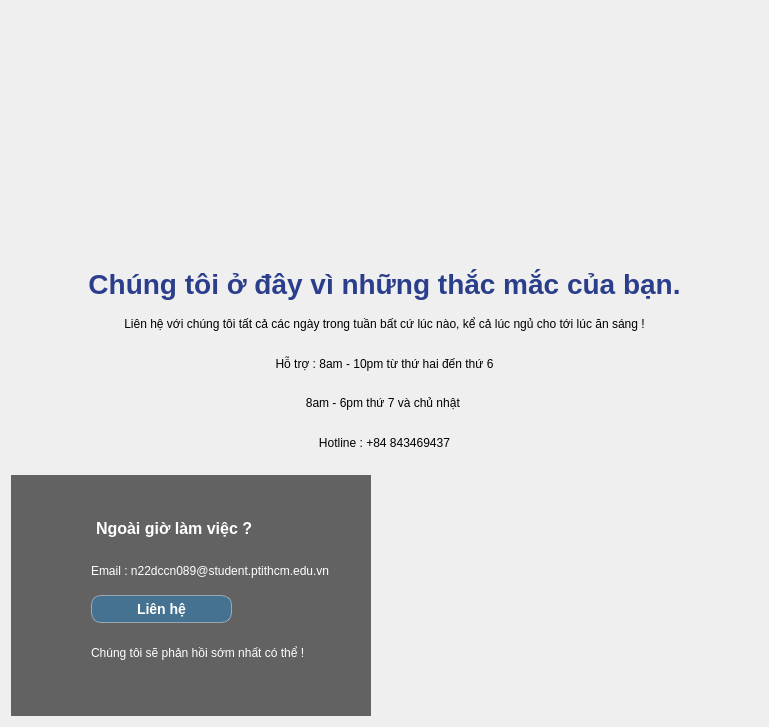
         <widget class="QWidget" name="page_lienhe">
          <layout class="QGridLayout" name="gridLayout_16">
           <item row="0" column="0">
            <widget class="QWidget" name="widget_13" native="true">
             <property name="minimumSize">
              <size>
               <width>747</width>
               <height>241</height>
              </size>
             </property>
             <property name="styleSheet">
              <string notr="true">border-image: url(:/icons/icon/Contact-Us.webp);
border-radius : 10px</string>
             </property>
            </widget>
           </item>
           <item row="1" column="0">
            <widget class="QWidget" name="widget_15" native="true">
             <property name="minimumSize">
              <size>
               <width>731</width>
               <height>211</height>
              </size>
             </property>
             <property name="styleSheet">
              <string notr="true">#widget_15 {
    background: qlineargradient(
        x1: 0, y1: 0,
        x2: 0, y2: 1,
        stop: 0 #dce3f5,       /* màu đầu - trắng hoặc rất nhạt */
        stop: 1  white        /* màu cuối - xanh lam nhạt hơn */
    );
    color: #1a237e;            /* Màu chữ xanh đậm hoặc đen */
    padding: 10px;             /* Khoảng cách chữ và viền */
    border-radius: 10px;        /* Bo góc nhẹ nếu thích */
}
</string>
             </property>
             <layout class="QGridLayout" name="gridLayout_13">
              <item row="0" column="0">
               <widget class="QLabel" name="label_30">
                <property name="styleSheet">
                 <string notr="true">QLabel {
    font-family: &quot;Segoe UI&quot;, &quot;Open Sans&quot;, sans-serif;
    font-weight: 600;         /* Hoặc 500 nếu bạn muốn mảnh hơn */
    font-size: 28px;
    color: #2b3e8c;           /* Màu xanh tím than như trong ảnh */
    qproperty-alignment: 'AlignCenter';
    background: transparent;  /* hoặc giữ gradient nếu bạn muốn */
}
</string>
                </property>
                <property name="text">
                 <string>Chúng tôi ở đây vì những thắc mắc của bạn.</string>
                </property>
                <property name="alignment">
                 <set>Qt::AlignCenter</set>
                </property>
               </widget>
              </item>
              <item row="1" column="0">
               <widget class="QLabel" name="label_31">
                <property name="font">
                 <font>
                  <pointsize>9</pointsize>
                 </font>
                </property>
                <property name="text">
                 <string>Liên hệ với chúng tôi tất cả các ngày trong tuần bất cứ lúc nào, kể cả lúc ngủ cho tới lúc ăn sáng !</string>
                </property>
                <property name="alignment">
                 <set>Qt::AlignCenter</set>
                </property>
               </widget>
              </item>
              <item row="2" column="0">
               <widget class="QLabel" name="label_32">
                <property name="font">
                 <font>
                  <pointsize>9</pointsize>
                 </font>
                </property>
                <property name="text">
                 <string>Hỗ trợ : 8am - 10pm từ thứ hai đến thứ 6</string>
                </property>
                <property name="alignment">
                 <set>Qt::AlignCenter</set>
                </property>
               </widget>
              </item>
              <item row="3" column="0">
               <widget class="QLabel" name="label_33">
                <property name="font">
                 <font>
                  <pointsize>9</pointsize>
                 </font>
                </property>
                <property name="text">
                 <string>8am - 6pm thứ 7 và chủ nhật </string>
                </property>
                <property name="alignment">
                 <set>Qt::AlignCenter</set>
                </property>
               </widget>
              </item>
              <item row="4" column="0">
               <widget class="QLabel" name="label_35">
                <property name="font">
                 <font>
                  <pointsize>9</pointsize>
                 </font>
                </property>
                <property name="text">
                 <string>Hotline : +84 843469437</string>
                </property>
                <property name="alignment">
                 <set>Qt::AlignCenter</set>
                </property>
               </widget>
              </item>
             </layout>
            </widget>
           </item>
           <item row="2" column="0">
            <layout class="QGridLayout" name="gridLayout_15">
             <item row="0" column="0">
              <widget class="QWidget" name="widget_17" native="true">
               <property name="styleSheet">
                <string notr="true">background-color :rgba(40, 40, 40, 180);
color :fff;
</string>
               </property>
               <widget class="QLabel" name="label_34">
                <property name="geometry">
                 <rect>
                  <x>85</x>
                  <y>34</y>
                  <width>200</width>
                  <height>38</height>
                 </rect>
                </property>
                <property name="minimumSize">
                 <size>
                  <width>200</width>
                  <height>12</height>
                 </size>
                </property>
                <property name="maximumSize">
                 <size>
                  <width>200</width>
                  <height>38</height>
                 </size>
                </property>
                <property name="font">
                 <font>
                  <pointsize>12</pointsize>
                  <weight>75</weight>
                  <bold>true</bold>
                 </font>
                </property>
                <property name="styleSheet">
                 <string notr="true">background-color : transparent;
color : #fff;</string>
                </property>
                <property name="text">
                 <string>Ngoài giờ làm việc ? </string>
                </property>
               </widget>
               <widget class="QLabel" name="label_36">
                <property name="geometry">
                 <rect>
                  <x>80</x>
                  <y>80</y>
                  <width>300</width>
                  <height>31</height>
                 </rect>
                </property>
                <property name="minimumSize">
                 <size>
                  <width>300</width>
                  <height>31</height>
                 </size>
                </property>
                <property name="maximumSize">
                 <size>
                  <width>300</width>
                  <height>31</height>
                 </size>
                </property>
                <property name="font">
                 <font>
                  <pointsize>9</pointsize>
                 </font>
                </property>
                <property name="styleSheet">
                 <string notr="true">background-color : transparent;
color : #fff;</string>
                </property>
                <property name="text">
                 <string>Email : n22dccn089@student.ptithcm.edu.vn</string>
                </property>
               </widget>
               <widget class="QLabel" name="label_37">
                <property name="geometry">
                 <rect>
                  <x>80</x>
                  <y>170</y>
                  <width>241</width>
                  <height>16</height>
                 </rect>
                </property>
                <property name="minimumSize">
                 <size>
                  <width>241</width>
                  <height>16</height>
                 </size>
                </property>
                <property name="maximumSize">
                 <size>
                  <width>241</width>
                  <height>16</height>
                 </size>
                </property>
                <property name="font">
                 <font>
                  <pointsize>9</pointsize>
                 </font>
                </property>
                <property name="styleSheet">
                 <string notr="true">background-color : transparent;
color : #fff;</string>
                </property>
                <property name="text">
                 <string>Chúng tôi sẽ phản hồi sớm nhất có thể !</string>
                </property>
               </widget>
               <widget class="QPushButton" name="lien_he_btn">
                <property name="geometry">
                 <rect>
                  <x>80</x>
                  <y>120</y>
                  <width>141</width>
                  <height>28</height>
                 </rect>
                </property>
                <property name="minimumSize">
                 <size>
                  <width>141</width>
                  <height>28</height>
                 </size>
                </property>
                <property name="styleSheet">
                 <string notr="true">QPushButton {
    background-color: rgba(0, 150, 255, 0.3); /* Nền xanh trong suốt */
    color: white;
    font-weight: bold;
    font-size: 14px;
    border-radius: 10px;

    
    /* Viền sáng */
    border: 1.5px solid rgba(255, 255, 255, 0.4);
    
    /* Đổ bóng - QSS hỗ trợ giới hạn */
    border-style: outset;
    border-width: 1px;
    
    /* Gradient xanh */
}

QPushButton:hover {
    background-color: rgba(30, 170, 255, 0.5); /* Xanh sáng hơn khi hover */
    border: 1.5px solid rgba(255, 255, 255, 0.6);
}

QPushButton:pressed {
    background-color: rgba(0, 120, 200, 0.4);
    border: 1.5px solid rgba(255, 255, 255, 0.3);
    padding-top: 9px; /* Tạo hiệu ứng nhấn xuống */
    padding-left: 17px;
}
</string>
                </property>
                <property name="text">
                 <string>Liên hệ</string>
                </property>
               </widget>
              </widget>
             </item>
             <item row="0" column="1">
              <widget class="QWidget" name="widget_16" native="true">
               <property name="minimumSize">
                <size>
                 <width>381</width>
                 <height>241</height>
                </size>
               </property>
               <property name="styleSheet">
                <string notr="true">border-image: url(:/icons/icon/th.jfif);
border-radius : 10px</string>
               </property>
              </widget>
             </item>
            </layout>
           </item>
          </layout>
         </widget>
